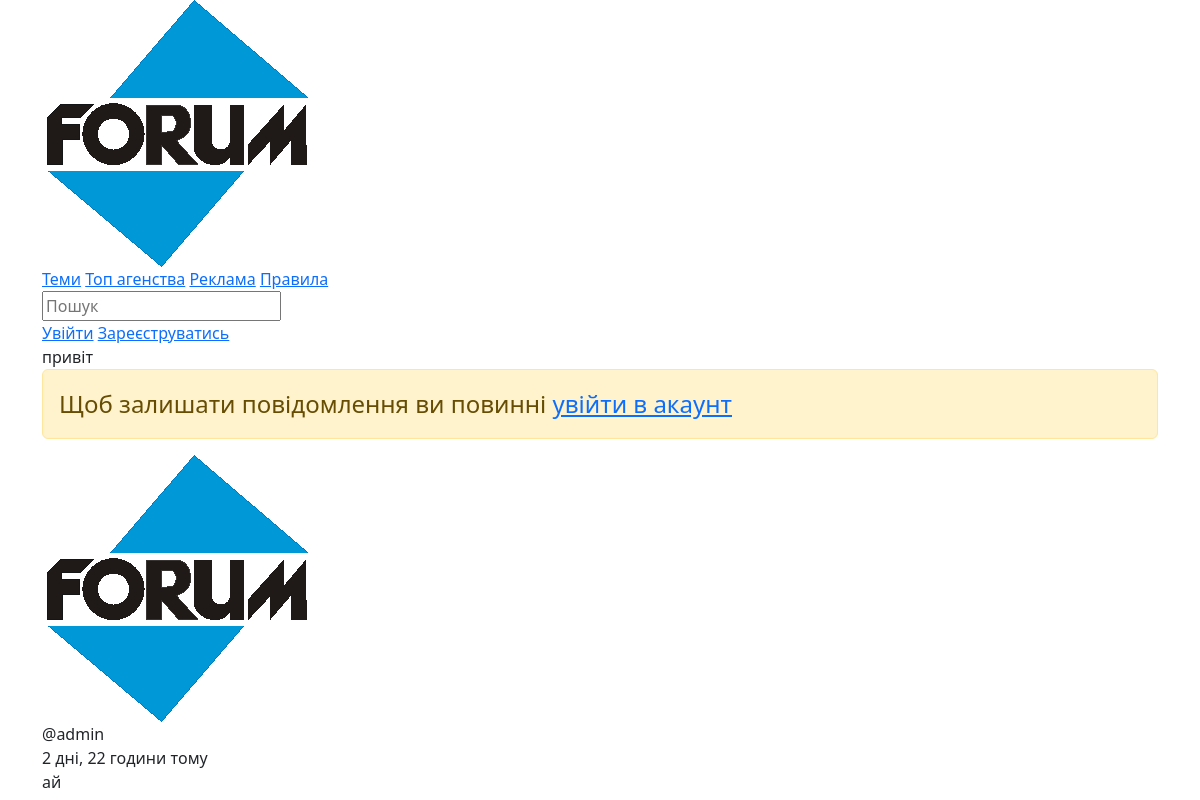
Page /theme/admin/1/ on the earlier database version.
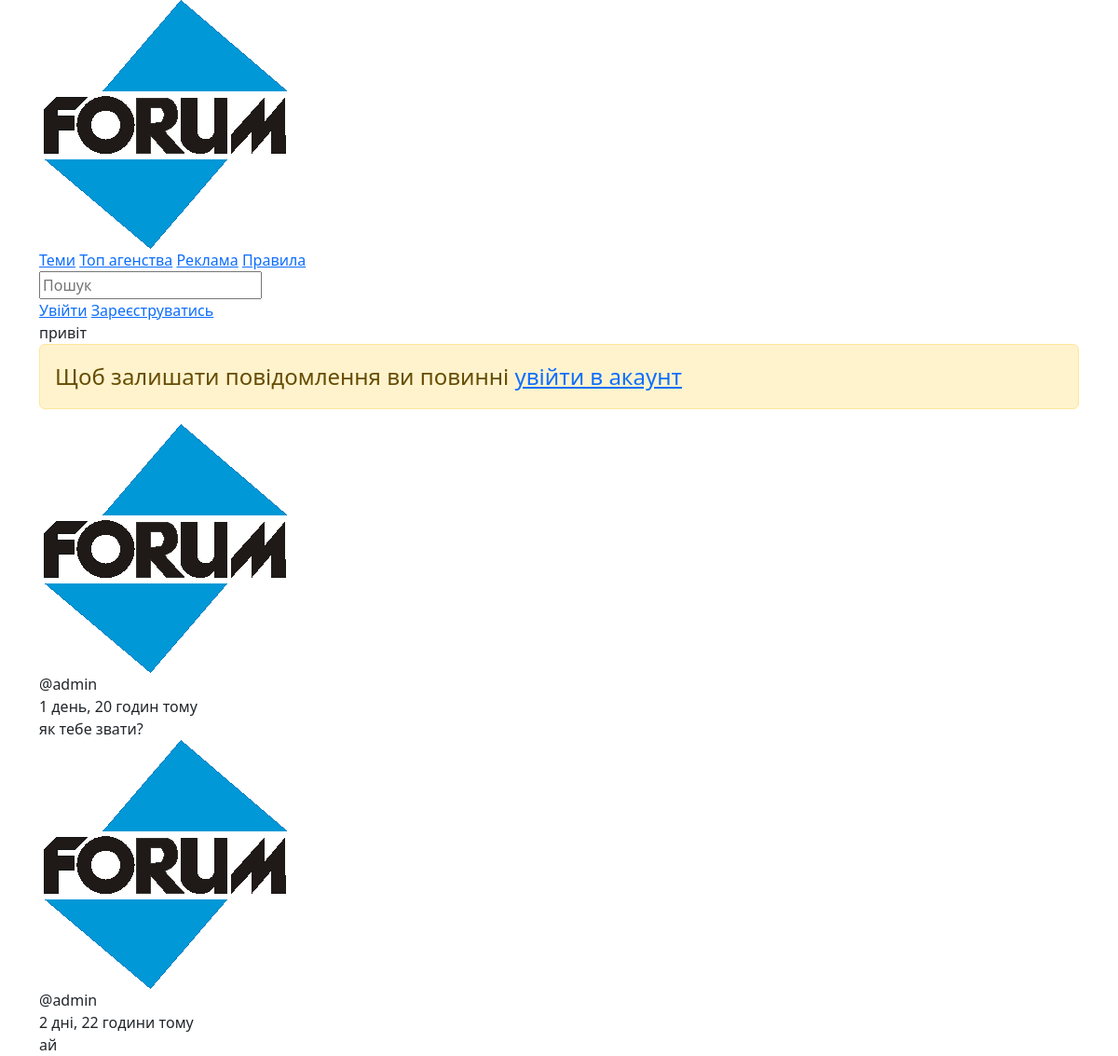
Same page on the later database version.
### forum_pages/models.py (models this page shows, shortened)
class Themes(models.Model):
    user = models.ForeignKey(User, on_delete=models.CASCADE, null=True)
    title = models.CharField(max_length=100, null=True)
    main_text = models.TextField()
    created = models.DateTimeField(auto_now_add=True)

class BaseMessage(models.Model):
    user = models.ForeignKey(User, on_delete=models.CASCADE, null=True)
    main_text = models.TextField()
    updated = models.DateTimeField(auto_now=True)
    created = models.DateTimeField(auto_now_add=True)
    class Meta:
        abstract = True

class ThemeMessage(BaseMessage):
    theme = models.ForeignKey(Themes, on_delete=models.CASCADE, null=True)

class User(AbstractUser):
    name = models.CharField(max_length=100, null=True, unique=True)
    email = models.EmailField(null=True, unique=True)
    telegram = models.CharField(max_length=200, null=True, blank=True)
    avatar = models.ImageField(null=True, default='avatars/default_avatar.png', upload_to='avatars')
    USERNAME_FIELD = 'email'
    REQUIRED_FIELDS = []

### forum_pages/views.py (the view, shortened to what this page needs)
# urls.py: path('theme/<str:user>/<str:pk>/', views.theme, name='theme'),
def theme(request, user, pk):
    room = Themes.objects.get(id=pk)
    room_messages = room.thememessage_set.all().order_by('-id')
    context = {'room_messages': room_messages, 'room': room}
    return render(request, 'forum_pages/theme.html', context)

### forum_pages/templates/forum_pages/theme.html (shortened to what this page needs)
{% extends 'base.html' %}
{% load sass_tags %}
{% load static %}
{% block style %}{% sass_src 'forum_pages/css/sandbox.min.css' %}{% endblock %}
{% block content %}
<div class="sandbox__info container">
    <div class="sandbox__title">{{ room.title }}</div>
    {% if request.user.is_authenticated %}
    <form class="sandbox__form" method="POST" action="">
        {% csrf_token %}
        <div class="sandbox__title">Залишити повідомлення</div>
        <div class="title__container">
            <label for="main_text" class="form__name">Повідомлення</label>
            <textarea type="text" id="main_text" class="sandbox__text" name="main_text" required ></textarea>
        </div>
        <input type="submit" class="sandbox__button" value="Зберегти дані" class="submit-inp">
    </form>
    <div class="divider"></div>
    {% else %}
    <div class="alert alert-warning w-100 fs-4" role="alert">Щоб залишати повідомлення ви повинні <a href="{% url 'login' %}">увійти в акаунт</a></div>
    {% endif %}
    {% for message in room_messages %}
        <div class="user__wrapper">
            <div class="user__data">
                <div class="user__photo"><a href="#"><img src="{% static 'forum_pages/img/forum_logo.png'%}" class="side__panel-photo" alt=""></a></div>
                <div class="user__name">@{{ message.user.username }}</div>
                <div class="user__time">{{ message.created|timesince }} тому</div>
            </div>
            <div class="user__name">{{ message.main_text }}</div>
        </div>
    {% endfor %}
</div>
{% endblock %}

### templates/base.html (shortened to what this page needs)
{% load static %}
{% load sass_tags %}
<!DOCTYPE html>
<html lang="en">
<head>
    <link href="https://cdn.jsdelivr.net/npm/bootstrap@5.3.2/dist/css/bootstrap.min.css" rel="stylesheet">
    <link rel="stylesheet" href="{% sass_src 'forum_pages/css/base.min.css' %}">
    <link rel="stylesheet" href="{% block style %}{% endblock %}">
    <link rel="stylesheet" href="{% sass_src 'forum_pages/css/indexmedia.scss' %}">
</head>
<body>
    <header class="header">
        <div class="container">
            <div class="header__logo">
                <a href="{% url 'home' %}"><img src="{% static 'forum_pages/img/forum_logo.png'%}" alt=""></a>
            </div>
            <nav class="header__links">
                <a href="{% url 'themes' %}" class="header__link">Теми</a>
                <a href="#" class="header__link">Топ агенства</a>
                <a href="#" class="header__link">Реклама</a>
                <a href="#" class="header__link">Правила</a>
            </nav>
            <form action="/search" method="get" class="header__search">
                <input type="text" name="search" placeholder="Пошук">
            </form>
            {% if request.user.is_authenticated %}
            <nav class="dropdown__menu">
                <div class="dropdown">
                    <button class="dropdown-button">
                        <img src="{% static 'forum_pages/img/forum_logo.png'%}" alt="Аватар користувача">
                        <a href="#" class="user__name">{{request.user.username}}</a>
                    </button>
                    <div class="dropdown-content">
                        <a href="{% url 'user-profile' request.user.username %}">Профіль</a>
                        <a href="{% url 'logout' %}">Вийти</a>
                    </div>
                </div>
            </nav>
            {% else %}
                <div class="header__auth">
                    <a href="{% url 'login' %}">Увійти</a>
                    <a href="{% url 'register' %}">Зареєструватись</a>
                </div>
            {% endif %}
        </div>
    </header>
    {% block content %}{% endblock %}
</body>
</html>

Differences in the rows shown:
added ThemeMessage: user.username "admin", created "1 день, 20 годин", main_text "як тебе звати?"
